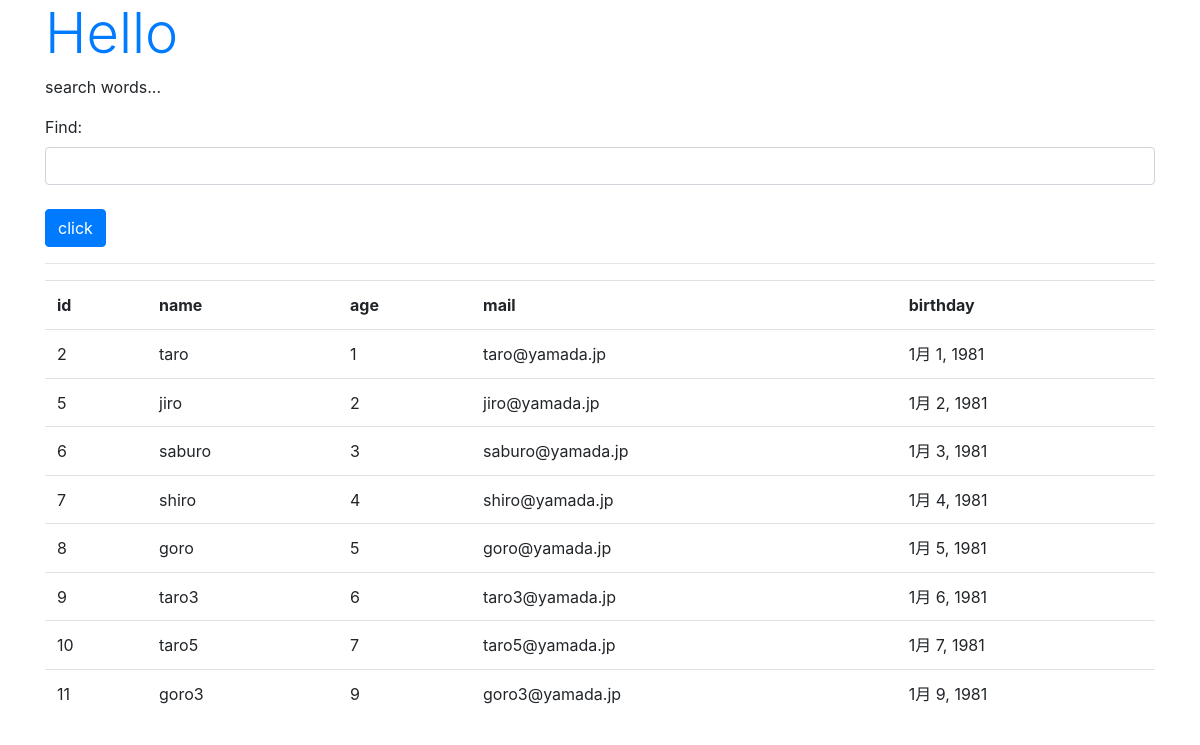
/hello/find, run on the app's committed database.
### hello/models.py (models this page shows, shortened)
class Friend(models.Model):
    name = models.CharField(max_length=100, \
        validators=[number_only])
    mail = models.EmailField(max_length=200)
    gender = models.BooleanField()
    age = models.IntegerField()
    birthday = models.DateField()

### hello/views.py (the view)
# urls.py: path('find', views.find, name='find'),
def find(request):
    if (request.method == 'POST'):
        msg = request.POST['find']
        form = FindForm(request.POST)
        sql = 'select * from hello_friend'
        if (msg != ''):
            sql += ' where ' + msg
        data = Friend.objects.raw(sql)
        msg = sql
    else:
        msg = 'search words...'
        form = FindForm()
        data =Friend.objects.all()
    params = {
        'title': 'Hello',
        'message': msg,
        'form':form,
        'data':data,
    }
    return render(request, 'hello/find.html', params)

### hello/forms.py
class FindForm(forms.Form):
    find = forms.CharField(label='Find', required=False, \
        widget=forms.TextInput(attrs={'class':'form-control'}))

### hello/templates/hello/find.html (shortened to what this page needs)
{% load static %}
<!doctype html>
<html lang="ja">
<head>
    <link rel="stylesheet"
    href="https://stackpath.bootstrapcdn.com/bootstrap/4.3.1/css/bootstrap.min.css"
>
</head>
<body class="container">
    <h1 class="display-4 text-primary">
        {{title}}</h1>
    <p>{{message|safe}}</p>
    <form action="{% url 'find' %}" method="post">
    {{ form.as_p }}
    <tr><th></th><td>
        <input type="submit" value="click"
            class="btn btn-primary mt-2"></td></tr>
    </form>
    <hr>
    <table class="table">
        <tr>
            <th>id</th>
            <th>name</th>
            <th>age</th>
            <th>mail</th>
            <th>birthday</th>
        </tr>
    {% for item in data %}
        <tr>
            <td>{{item.id}}</td>
            <td>{{item.name}}</td>
            <td>{{item.age}}</td>
            <td>{{item.mail}}</td>
            <td>{{item.birthday}}</td>
        <tr>
    {% endfor %}
    </table>
</body>
</html>

### data on the page
Friend: id "2", name "taro", age "1", mail "taro@yamada.jp", birthday "1月 1, 1981"
Friend: id "5", name "jiro", age "2", mail "jiro@yamada.jp", birthday "1月 2, 1981"
Friend: id "6", name "saburo", age "3", mail "saburo@yamada.jp", birthday "1月 3, 1981"
Friend: id "7", name "shiro", age "4", mail "shiro@yamada.jp", birthday "1月 4, 1981"
Friend: id "8", name "goro", age "5", mail "goro@yamada.jp", birthday "1月 5, 1981"
Friend: id "9", name "taro3", age "6", mail "taro3@yamada.jp", birthday "1月 6, 1981"
Friend: id "10", name "taro5", age "7", mail "taro5@yamada.jp", birthday "1月 7, 1981"
Friend: id "11", name "goro3", age "9", mail "goro3@yamada.jp", birthday "1月 9, 1981"

### other printed values
{{ title }} "Hello"
{{ message|safe }} "search words..."
